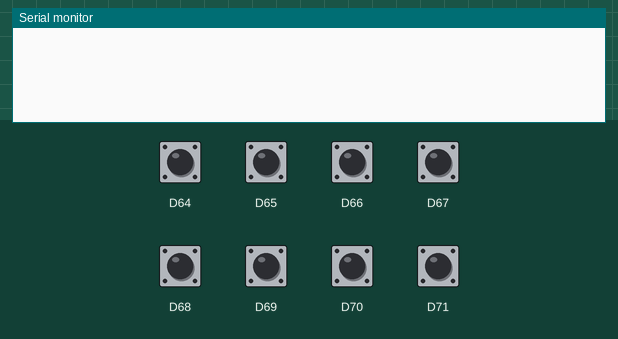
The sketch below on a simulated Arduino Zero (SAMD21). Parts: the last lines printed to the serial monitor. The test bench sets the inputs (shaded band); at power-on: D64–71 HIGH.

Above: at 1.2 s.
1.3 s: D64 pulled LOW for 0.15 s
At 2.6 s:
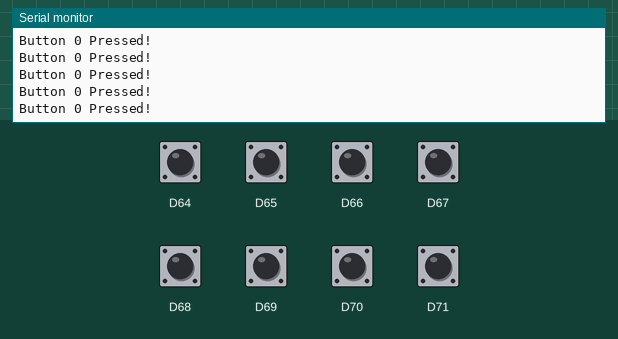
2.9 s: D65 pulled LOW for 0.15 s
At 3.9 s:
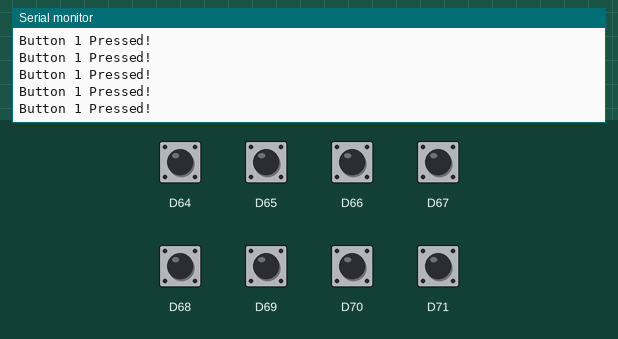
4.5 s: D66 pulled LOW for 0.15 s
At 5.2 s:
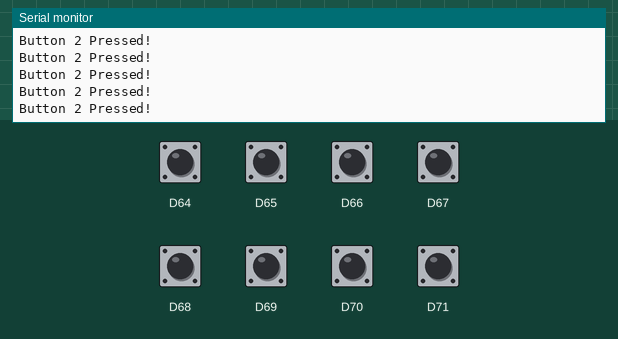
6.1 s: D67 pulled LOW for 0.15 s
At 7.4 s:
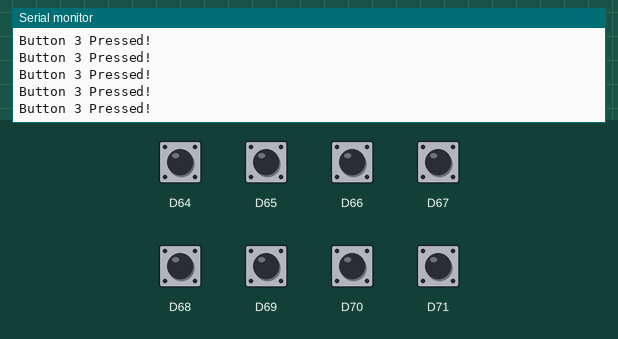
7.7 s: D68 pulled LOW for 0.15 s
At 8.7 s:
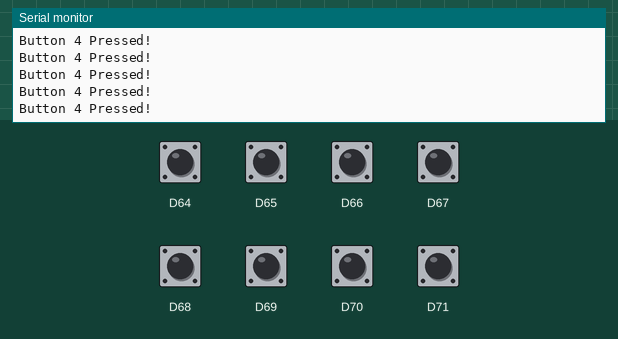
9.3 s: D69 pulled LOW for 0.15 s
At 10.0 s:
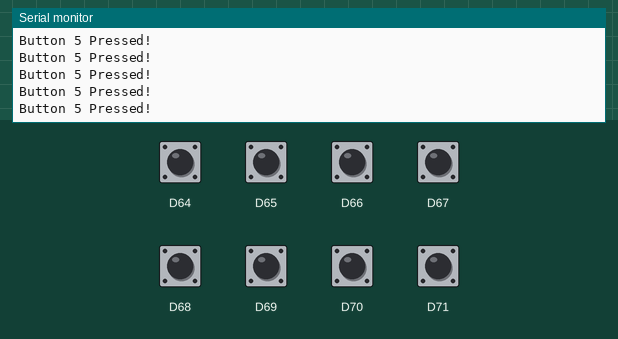
Timing chart, 0 to 11.9 s (numbered marks = the images above; inputs shaded):
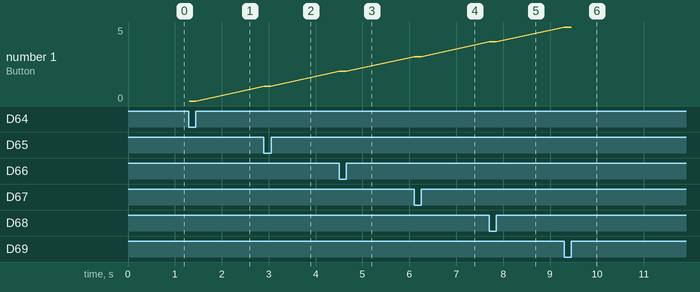

The sketch:

mod_button_tester.ino
```cpp
#include <Adafruit_MCP23X17.h>

Adafruit_MCP23X17 mcp;

void setup() {
  SerialUSB.begin(9600);

  if (!mcp.begin_I2C(0x20)) {
    SerialUSB.println("Error.");
    while (1);
  }
  // only first 8 pins are buttons
  for(int i = 0; i < 8; i++){
    // configure pin for input with pull up
    mcp.pinMode(i, INPUT_PULLUP);
  }
}

void loop() {
  for(int i = 0; i < 8; i ++) {
    int state = mcp.digitalRead(i);

    if(!state) {
      SerialUSB.println("Button " + String(i) + " Pressed!");
    }
  }

}
```

Measured:
- after the input at 1.3 s, the serial monitor: prints a new line at once (image 1)
- after the input at 2.9 s, the serial monitor: prints a new line at once (image 2)
- after the input at 4.5 s, the serial monitor: prints a new line at once (image 3)
- after the input at 6.1 s, the serial monitor: prints a new line at once (image 4)
- after the input at 7.7 s, the serial monitor: prints a new line at once (image 5)
- after the input at 9.3 s, the serial monitor: prints a new line at once (image 6)
- plotted number 1: 0 → 1 after the input at 2.9 s, 1 → 2 after the input at 4.5 s, 2 → 3 after the input at 6.1 s, 3 → 4 after the input at 7.7 s, 4 → 5 after the input at 9.3 s
